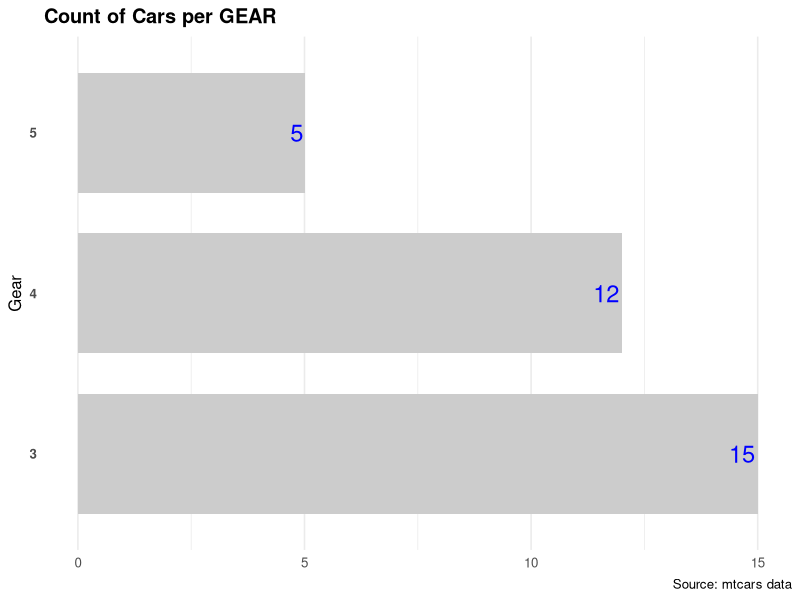
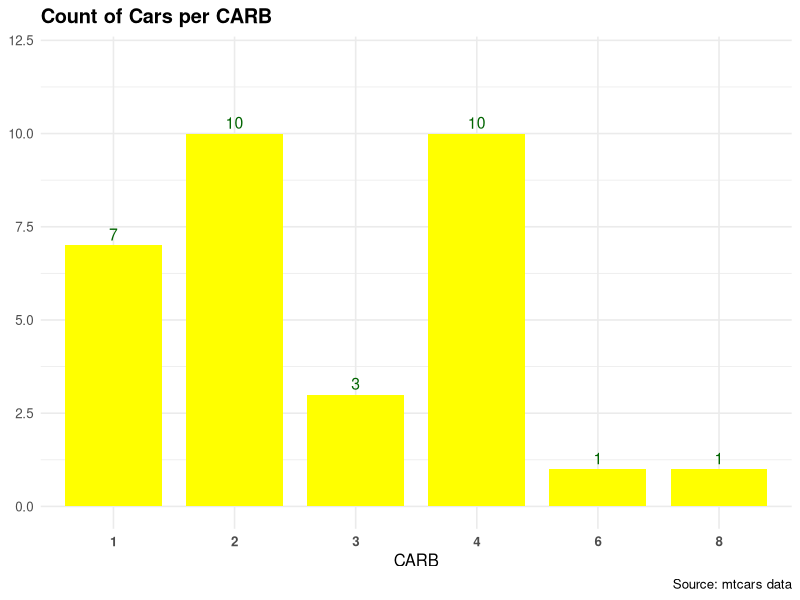
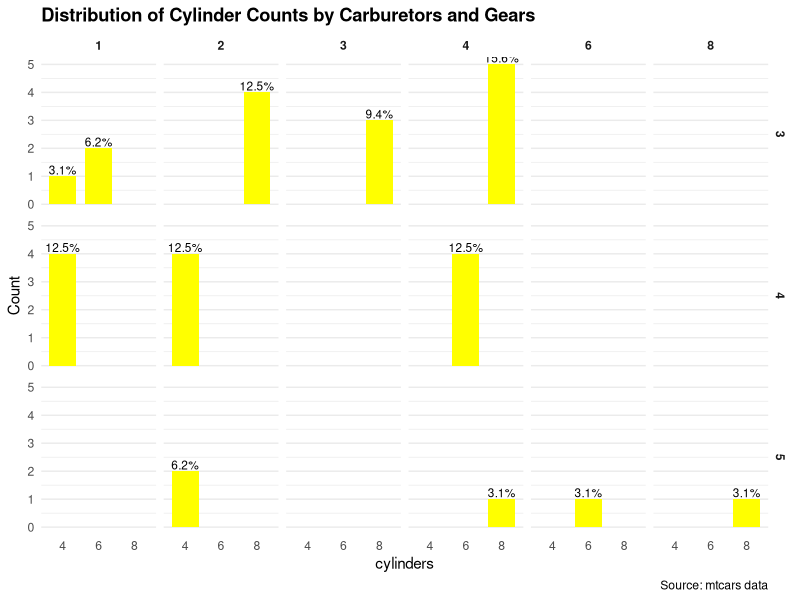

The R source for these figures, in order:
## ---- chunk 1
library(dplyr)
library(ggplot2)
library(scales)
library(tibble)

df <- mtcars %>%
  rownames_to_column("car") %>%
  mutate(
    gear = factor(gear),
    carb = factor(carb),
    cyl  = factor(cyl)
  )
## ---- chunk 2
gear_counts <- df %>% count(gear)

ggplot(gear_counts, aes(x = n, y = gear)) +
  geom_col(fill = "grey80", width = 0.75) +
  geom_text(aes(label = n), color = "blue", size = 6, hjust = 1.1) +
  labs(
    title = "Count of Cars per GEAR",
    x = NULL,
    y = "Gear",
    caption = "Source: mtcars data"
  ) +
  theme_minimal(base_size = 12) +
  theme(
    panel.grid.major.y = element_blank(),
    plot.title = element_text(face = "bold"),
    plot.caption = element_text(hjust = 1),
    axis.text.y = element_text(face = "bold")
  )
## ---- chunk 3
carb_counts <- df %>% count(carb)

ggplot(carb_counts, aes(x = carb, y = n)) +
  geom_col(fill = "yellow", width = 0.8) +
  geom_text(aes(label = n), vjust = -0.4, size = 4, color = "darkgreen") +
  labs(
    title = "Count of Cars per CARB",
    x = "CARB",
    y = NULL,
    caption = "Source: mtcars data"
  ) +
  theme_minimal(base_size = 12) +
  theme(
    plot.title = element_text(face = "bold"),
    plot.caption = element_text(hjust = 1),
    axis.text.x = element_text(face = "bold")
  ) +
  ylim(0, max(carb_counts$n) + 2)
## ---- chunk 4
g <- df %>%
  count(gear, carb, cyl) %>%
  mutate(pct = n / nrow(df) * 100)

ggplot(g, aes(x = cyl, y = n)) +
  geom_col(fill = "yellow", width = 0.75) +
  geom_text(aes(label = sprintf("%.1f%%", pct)), vjust = -0.2, size = 3) +
  facet_grid(gear ~ carb) +
  labs(
    title = "Distribution of Cylinder Counts by Carburetors and Gears",
    x = "cylinders",
    y = "Count",
    caption = "Source: mtcars data"
  ) +
  theme_minimal(base_size = 11) +
  theme(
    plot.title = element_text(face = "bold"),
    strip.text = element_text(face = "bold"),
    panel.grid.major.x = element_blank(),
    plot.caption = element_text(hjust = 1)
  )
